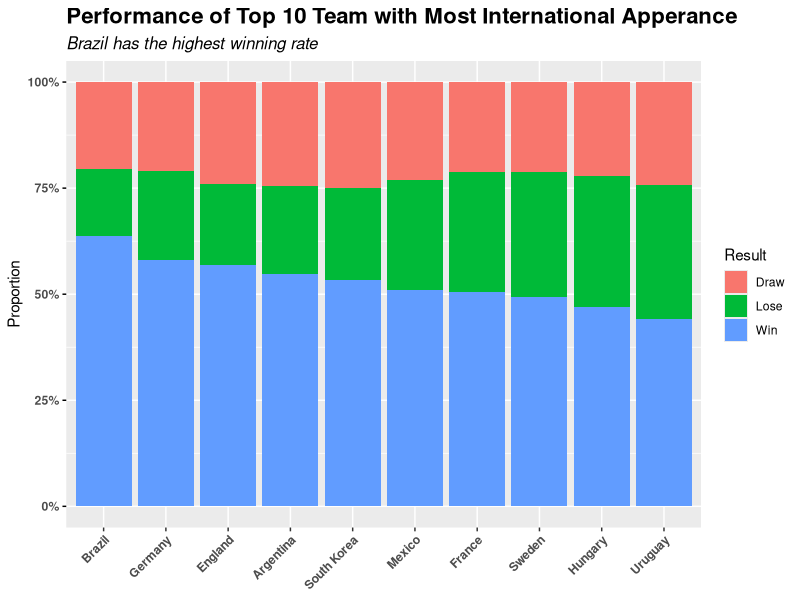

Generate this figure with R:
## ---- chunk 1
#| message: FALSE 
library(tidyverse) 
## ---- chunk 2
#| message: FALSE 
# Import dataset & Extract only year from the date column 
df <- read_csv("results.csv") |> 
  mutate(date = year(as.Date(date)), na.rm = TRUE) 
## ---- chunk 3
#| mesage: FALSE 
# Combine home and away outcomes into a single data frame for each team
home_outcomes <- df |>
  mutate(team = home_team, outcome = case_when(
    home_score > away_score ~ "Win",
    home_score < away_score ~ "Lose",
    TRUE ~ "Draw"
  )) |>
  select(team, outcome)

away_outcomes <- df |>
  mutate(team = away_team, outcome = case_when(
    home_score < away_score ~ "Win",
    home_score > away_score ~ "Lose",
    TRUE ~ "Draw"
  )) |>
  select(team, outcome)

neutral_outcomes <- df %>%
  filter(neutral == TRUE) %>%
  mutate(location = "Neutral", outcome = case_when(
    home_score > away_score ~ "Home Win",
    home_score < away_score ~ "Away Win",
    TRUE ~ "Draw"
  )) 

all_outcomes <- bind_rows(home_outcomes, away_outcomes, neutral_outcomes)
first_two_columns <- all_outcomes %>%
  select(team, outcome)

# Calculate the count of Win, Lose, and Draw for each team
outcome_per_team <- first_two_columns |> 
  group_by(team, outcome) |>
  filter(!is.na(team)) |>
  summarise(count = n(), .groups = 'drop') 

#Calculate the total number of matches 
total_matches <- outcome_per_team |> 
  group_by(team) |> 
   filter(!is.na(team)) |> 
  summarise(total = sum(count), .groups = 'drop')


# Calculate the winning ratio for each team
winning_ratios <- outcome_per_team |>
  filter(outcome == "Win") |>
  select(team, count) |>
  rename(wins = count) |>
  left_join(total_matches, by = "team") |>
  mutate(winning_ratio = wins / total) |>
  arrange(desc(winning_ratio))
#Identify the top 10 teams with the most total matches
top_teams <- total_matches |>
  arrange(desc(total)) |>
  slice(1:10) |>
  pull(team)

#Calculate the Win-Lose-Draw Proportion for each team
top_10<- outcome_per_team |> 
  filter(team %in% top_teams) |>
  left_join(total_matches, by = "team") |> 
  mutate(proportion = (count/total)*100) #Convert to percentage

# Join the winning ratios to team outcomes
top_10 <- top_10 |>
  left_join(winning_ratios |> select(team, winning_ratio), by = "team")
## ---- chunk 4
# Create a stacked bar plot to show the proportions
ggplot(top_10, aes(x = reorder(team, -winning_ratio), 
  y = proportion, fill = outcome)) +
  geom_bar(stat = "identity") +
  labs(title = "Performance of Top 10 Team with Most International Apperance",
       subtitle = "Brazil has the highest winning rate",
       x = NULL,
       y = "Proportion",
       fill = "Result") +
  scale_y_continuous(labels = scales::percent_format(scale = 1)) +
  theme(axis.text.x = element_text(angle = 45, hjust = 1, face = "bold"), 
        axis.text.y = element_text(face = "bold"), 
        axis.ticks.y = element_line(color = "black", linetype = "solid", lineend = "butt"), 
        plot.title = element_text(face = "bold", size = 16), 
        plot.subtitle = element_text(face = "italic", size = 12))
